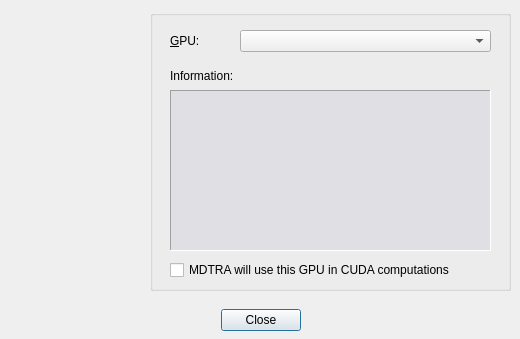
<?xml version="1.0" encoding="UTF-8"?>
<ui version="4.0">
 <class>gpuInfoDialog</class>
 <widget class="QDialog" name="gpuInfoDialog">
  <property name="geometry">
   <rect>
    <x>0</x>
    <y>0</y>
    <width>520</width>
    <height>339</height>
   </rect>
  </property>
  <property name="windowTitle">
   <string>GPU Information</string>
  </property>
  <widget class="QDialogButtonBox" name="buttonBox">
   <property name="geometry">
    <rect>
     <x>10</x>
     <y>300</y>
     <width>501</width>
     <height>41</height>
    </rect>
   </property>
   <property name="orientation">
    <enum>Qt::Horizontal</enum>
   </property>
   <property name="standardButtons">
    <set>QDialogButtonBox::Close</set>
   </property>
   <property name="centerButtons">
    <bool>true</bool>
   </property>
  </widget>
  <widget class="QLabel" name="label">
   <property name="geometry">
    <rect>
     <x>10</x>
     <y>20</y>
     <width>131</width>
     <height>111</height>
    </rect>
   </property>
   <property name="text">
    <string/>
   </property>
   <property name="pixmap">
    <pixmap>../res/png/nvidia.png</pixmap>
   </property>
  </widget>
  <widget class="QGroupBox" name="groupBox">
   <property name="geometry">
    <rect>
     <x>150</x>
     <y>10</y>
     <width>361</width>
     <height>281</height>
    </rect>
   </property>
   <property name="title">
    <string/>
   </property>
   <widget class="QComboBox" name="comboBox">
    <property name="geometry">
     <rect>
      <x>90</x>
      <y>20</y>
      <width>251</width>
      <height>22</height>
     </rect>
    </property>
   </widget>
   <widget class="QLabel" name="label_2">
    <property name="geometry">
     <rect>
      <x>20</x>
      <y>20</y>
      <width>71</width>
      <height>21</height>
     </rect>
    </property>
    <property name="text">
     <string>&amp;GPU:</string>
    </property>
    <property name="buddy">
     <cstring>comboBox</cstring>
    </property>
   </widget>
   <widget class="QTextEdit" name="textEdit">
    <property name="geometry">
     <rect>
      <x>20</x>
      <y>80</y>
      <width>321</width>
      <height>161</height>
     </rect>
    </property>
    <property name="palette">
     <palette>
      <active>
       <colorrole role="Base">
        <brush brushstyle="SolidPattern">
         <color alpha="255">
          <red>224</red>
          <green>223</green>
          <blue>227</blue>
         </color>
        </brush>
       </colorrole>
      </active>
      <inactive>
       <colorrole role="Base">
        <brush brushstyle="SolidPattern">
         <color alpha="255">
          <red>224</red>
          <green>223</green>
          <blue>227</blue>
         </color>
        </brush>
       </colorrole>
      </inactive>
      <disabled>
       <colorrole role="Base">
        <brush brushstyle="SolidPattern">
         <color alpha="255">
          <red>224</red>
          <green>223</green>
          <blue>227</blue>
         </color>
        </brush>
       </colorrole>
      </disabled>
     </palette>
    </property>
    <property name="font">
     <font>
      <family>Courier New</family>
      <pointsize>10</pointsize>
     </font>
    </property>
    <property name="autoFillBackground">
     <bool>true</bool>
    </property>
    <property name="frameShape">
     <enum>QFrame::Panel</enum>
    </property>
    <property name="frameShadow">
     <enum>QFrame::Sunken</enum>
    </property>
    <property name="horizontalScrollBarPolicy">
     <enum>Qt::ScrollBarAlwaysOff</enum>
    </property>
    <property name="undoRedoEnabled">
     <bool>false</bool>
    </property>
    <property name="readOnly">
     <bool>true</bool>
    </property>
   </widget>
   <widget class="QLabel" name="label_3">
    <property name="geometry">
     <rect>
      <x>20</x>
      <y>55</y>
      <width>321</width>
      <height>21</height>
     </rect>
    </property>
    <property name="text">
     <string>Information:</string>
    </property>
   </widget>
   <widget class="QCheckBox" name="checkBox">
    <property name="geometry">
     <rect>
      <x>20</x>
      <y>250</y>
      <width>331</width>
      <height>20</height>
     </rect>
    </property>
    <property name="text">
     <string>MDTRA will use this GPU in CUDA computations</string>
    </property>
    <property name="checkable">
     <bool>true</bool>
    </property>
    <property name="checked">
     <bool>false</bool>
    </property>
   </widget>
  </widget>
 </widget>
 <tabstops>
  <tabstop>buttonBox</tabstop>
 </tabstops>
 <resources/>
 <connections>
  <connection>
   <sender>buttonBox</sender>
   <signal>rejected()</signal>
   <receiver>gpuInfoDialog</receiver>
   <slot>reject()</slot>
   <hints>
    <hint type="sourcelabel">
     <x>274</x>
     <y>313</y>
    </hint>
    <hint type="destinationlabel">
     <x>88</x>
     <y>296</y>
    </hint>
   </hints>
  </connection>
 </connections>
</ui>
